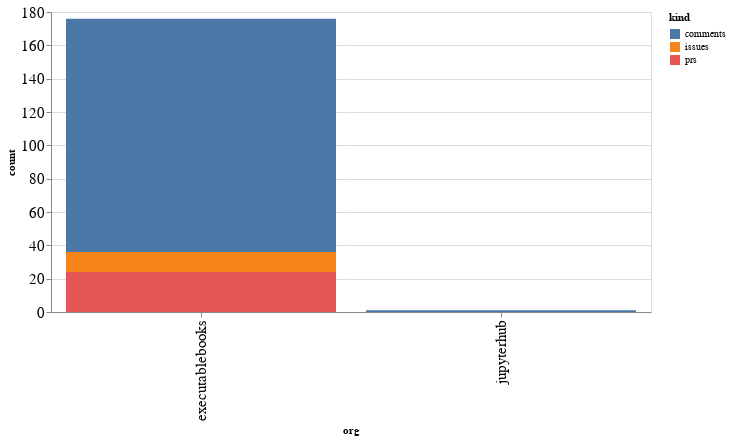

The code cell stored with this chart in its notebook:
### Code cell
alt.Chart(org_summaries, width=600).mark_bar().encode(
    x='org',
    y='count',
    color='kind',
    tooltip="org"
)

### Figure 1 — Vega-Lite specification as saved in the notebook (floating-point values rounded to 4 significant figures)
{"config": {"axisLeft": {"labelFontSize": 15}, "axisBottom": {"labelFontSize": 15}}, "data": {"name": "data-ddb37aab6754fc9274cdc4c22ad02702"}, "mark": "bar", "encoding": {"color": {"type": "nominal", "field": "kind"}, "tooltip": {"type": "nominal", "field": "org"}, "x": {"type": "nominal", "field": "org"}, "y": {"type": "quantitative", "field": "count"}}, "width": 600, "$schema": "https://vega.github.io/schema/vega-lite/v4.8.1.json", "datasets": {"data-ddb37aab6754fc9274cdc4c22ad02702": [{"org": "executablebooks", "kind": "comments", "count": 140}, {"org": "executablebooks", "kind": "issues", "count": 12}, {"org": "executablebooks", "kind": "prs", "count": 24}, {"org": "jupyterhub", "kind": "comments", "count": 1}]}}
